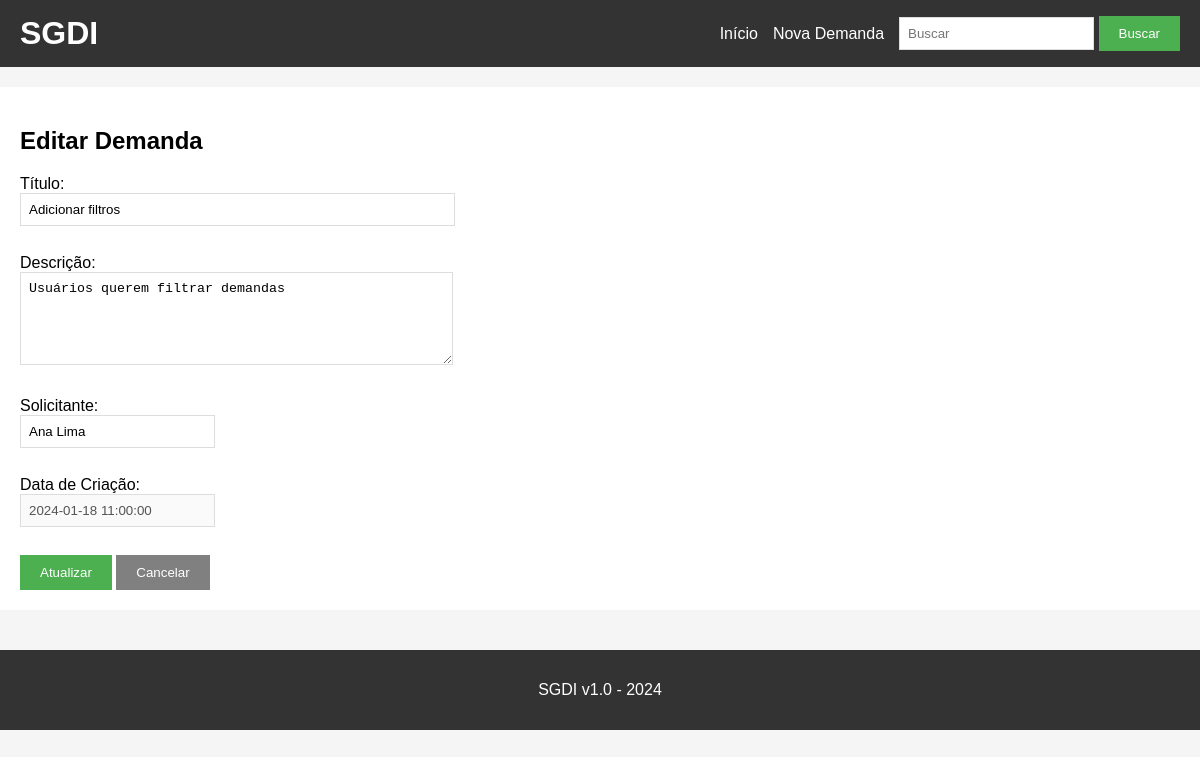
The page /editar/5 on the database as committed earlier.
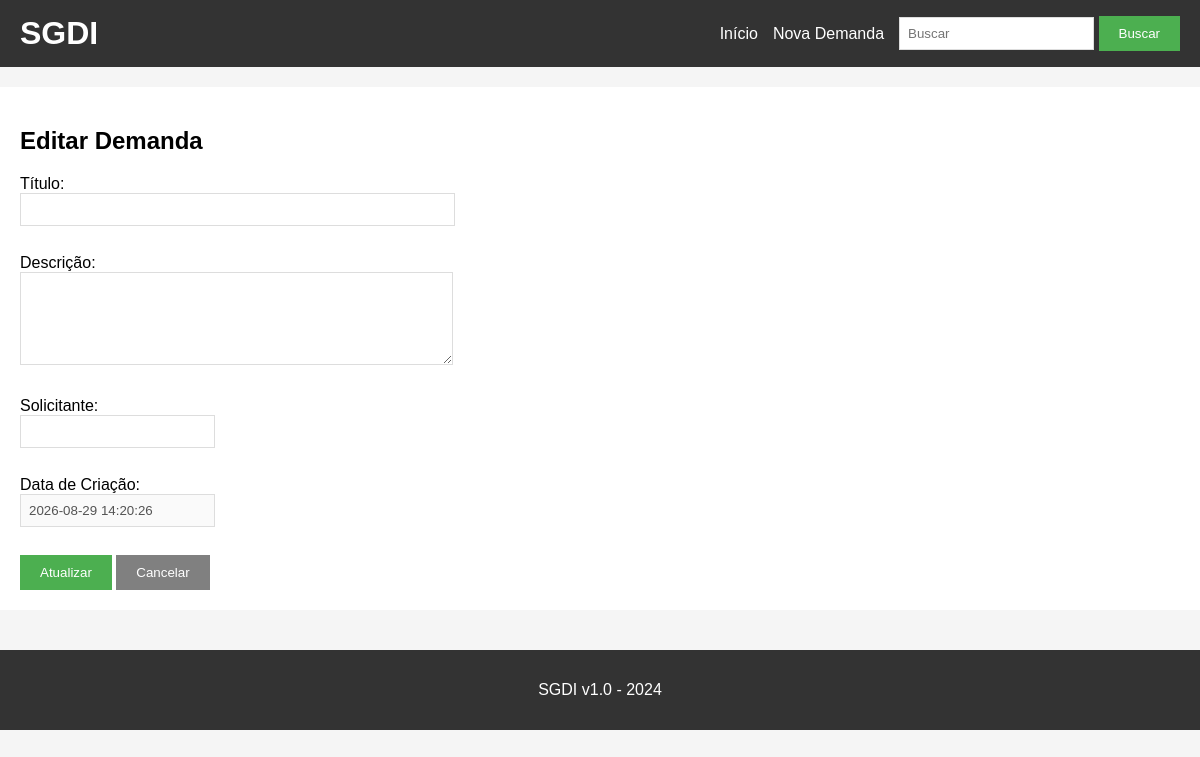
The same page on the database as committed later.
### tables this page shows
CREATE TABLE demandas (
    id INTEGER PRIMARY KEY AUTOINCREMENT,
    titulo TEXT NOT NULL,
    descricao TEXT,
    solicitante TEXT,
    data_criacao TEXT
);

### app.py (the view, shortened to what this page needs)
@app.route('/editar/<id>', methods=['GET', 'POST'])
def editar(id):
    conn = get_db()
    cursor = conn.cursor()
    demanda = cursor.execute('SELECT * FROM demandas WHERE id=?', (id,)).fetchone()
    conn.close()
    return render_template('editar.html', demanda=demanda)

### app.py (called while the page is built)
def get_db():
    conn = sqlite3.connect('demandas.db')
    conn.row_factory = sqlite3.Row
    return conn

### templates/editar.html
{% extends "base.html" %}
{% block content %}
<h2>Editar Demanda</h2>
<form method="POST" action="/editar/{{ demanda[0] }}">
    <div>
        <label>Título:</label><br>
        <input type="text" name="titulo" value="{{ demanda[1] }}" size="50">
    </div>
    <br>
    <div>
        <label>Descrição:</label><br>
        <textarea name="descricao" rows="5" cols="50">{{ demanda[2] }}</textarea>
    </div>
    <br>
    <div>
        <label>Solicitante:</label><br>
        <input type="text" name="solicitante" value="{{ demanda[3] }}">
    </div>
    <br>
    <div>
        <label>Data de Criação:</label><br>
        <input type="text" value="{{ demanda[4] }}" disabled>
    </div>
    <br>
    <button type="submit">Atualizar</button>
    <a href="/"><button type="button">Cancelar</button></a>
</form>
{% endblock %}

Rows that differ between the two databases and show on the page:
no longer on this page (row edited): demandas: titulo "Adicionar filtros", descricao "Usuários querem filtrar demandas", solicitante "Ana Lima", data_criacao "2024-01-18 11:00:00"
added demandas: data_criacao "2026-08-29 14:20:26"
